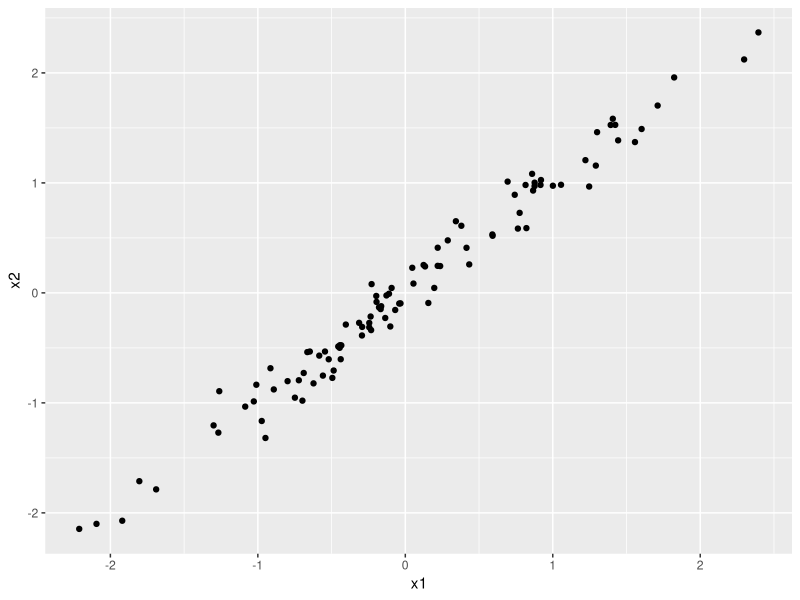
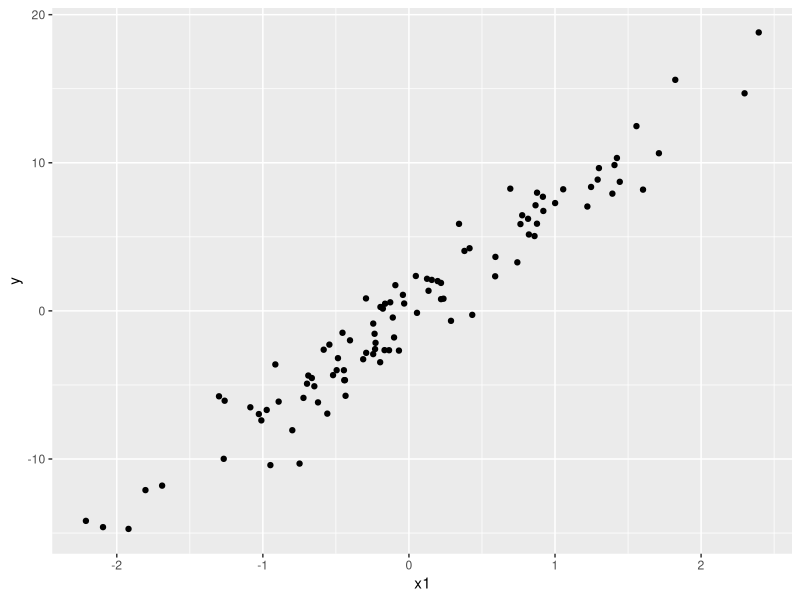
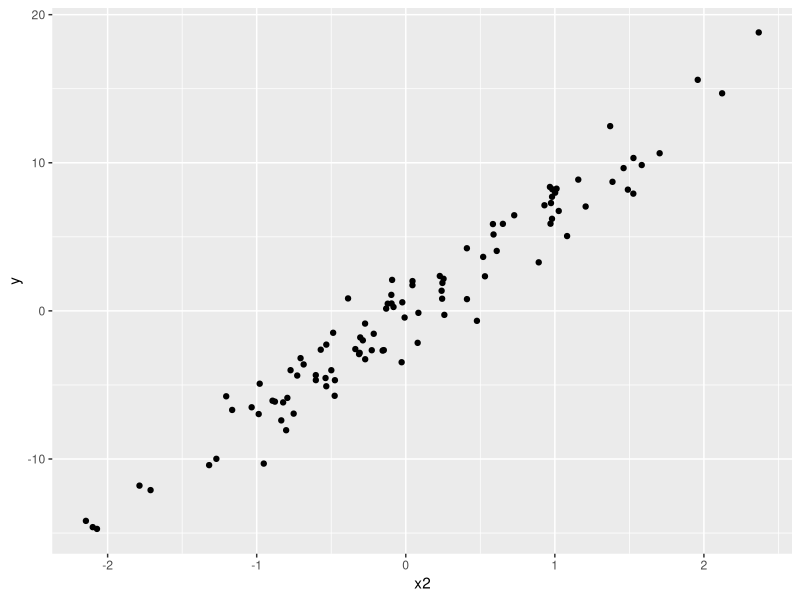
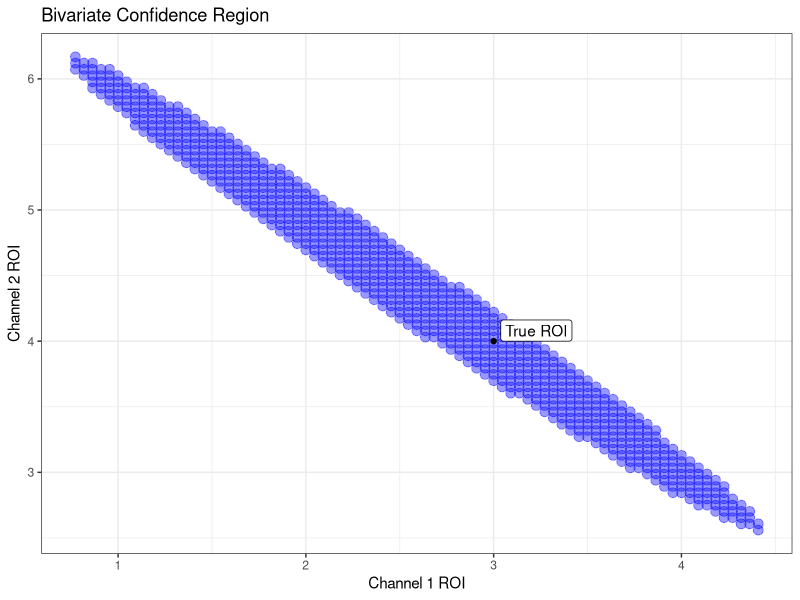
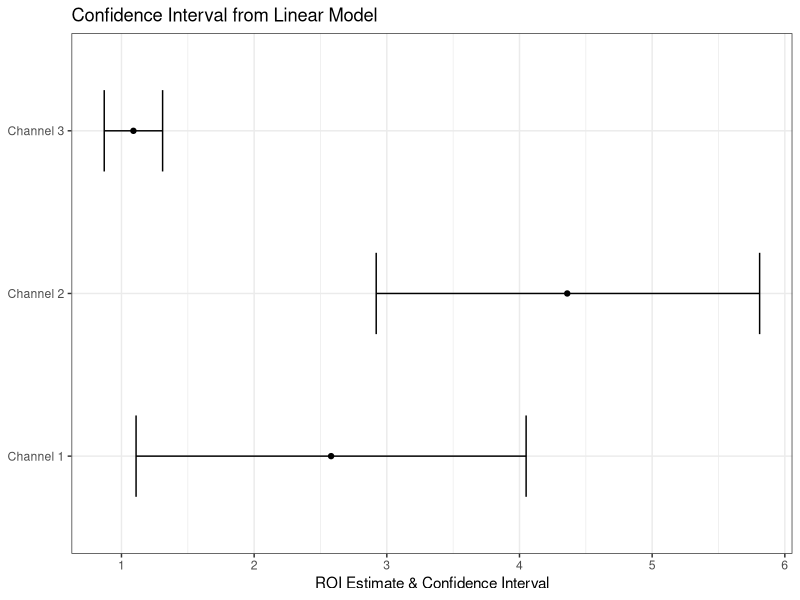
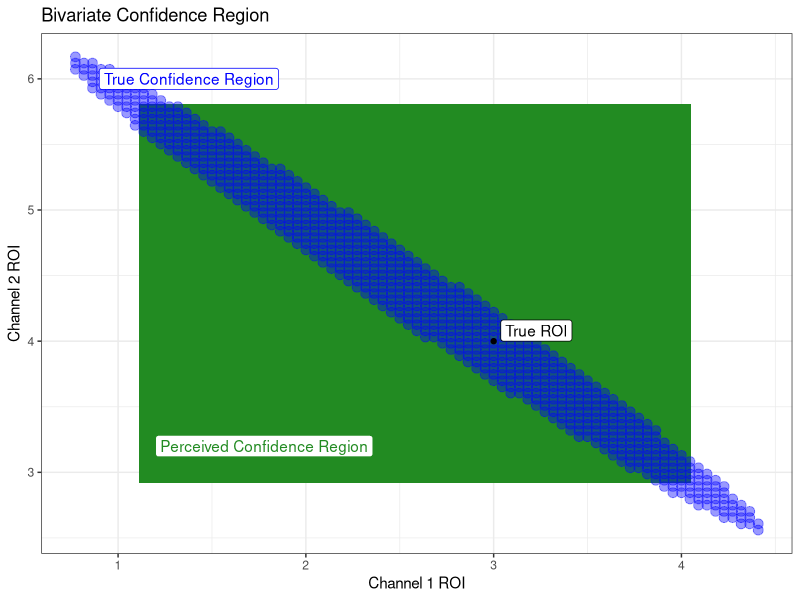

These figures' R source, in order:
library(tidyverse)
library(MASS)

set.seed(5)
data = MASS::mvrnorm(100, mu=c(0, 0), 
                     Sigma=matrix(c(1, .99, .99, 1), nrow=2, byrow=T)) %>%
  as_tibble %>% setNames(c("x1", "x2")) %>%
  mutate(x3 = rnorm(100, 0, 1),
    y=3*x1+4*x2 + x3+rnorm(100, sd=1))


ggplot(data, aes(x=x1, y=x2))+geom_point()
ggplot(data, aes(x=x1, y=y))+geom_point()
ggplot(data, aes(x=x2, y=y))+geom_point()

model = lm(y~x1+x2+x3, data= data)
summary(model)
confint(model)

library(car)

tests = expand.grid(x1=seq(0.5, 5, length.out=100), x2=seq(1.8, 6.5, length.out=100))
test_res = tests %>% rowwise %>%
  mutate(hypothesis = list(linearHypothesis(model, c(glue::glue("x1={x1}"), glue::glue("x2={x2}")))))

data = test_res %>% rowwise %>% mutate(p_val = hypothesis$`Pr(>F)`[2]) %>%
  ungroup() %>%
  mutate(sig=p_val<.05) %>%
  filter(!sig)

ggplot(data,aes(x=x1, y=x2))+
  geom_point(color="blue", alpha=.4, size=3)+
  geom_point(data=tibble(x1=3, x2=4))+
  geom_label(data=tibble(x1=3, x2=4), aes(label="True ROI"),
            vjust=0, hjust=-.1)+
  scale_x_continuous("Channel 1 ROI")+
  scale_y_continuous("Channel 2 ROI")+
  theme_bw()+
  ggtitle("Bivariate Confidence Region")+
  guides(color="none")

lm_int = tibble(var = c("Channel 1", "Channel 2", "Channel 3"),
                lower = c(1.11, 2.92, .87),
                point=c(2.58, 4.36, 1.09),
                upper=c(4.05, 5.81, 1.31))

ggplot(lm_int, aes(y=var, x=point))+
  geom_point()+
  geom_errorbar(aes(xmin=lower, xmax=upper), width= .5)+
  scale_y_discrete(NULL)+
  scale_x_continuous("ROI Estimate & Confidence Interval")+
  ggtitle("Confidence Interval from Linear Model")+
  theme_bw()


ggplot(data, aes(x=x1, y=x2))+
  geom_rect(xmin = lm_int$lower[1], xmax=lm_int$upper[1],
            ymin = lm_int$lower[2], ymax=lm_int$upper[2],
            fill="forestgreen")+
  geom_point(color="blue", alpha=.4, size=3)+
  geom_point(data=tibble(x1=3, x2=4))+
  geom_label(data=tibble(x1=3, x2=4), aes(label="True ROI"),
             vjust=0, hjust=-.1)+
  annotate("label", x=1.2,y=3.2, label="Perceived Confidence Region", hjust=0,
           color="forestgreen")+
  annotate("label", x=.9,y=6, label="True Confidence Region", hjust=0,
           color="blue")+
  scale_x_continuous("Channel 1 ROI")+
  scale_y_continuous("Channel 2 ROI")+
  theme_bw()+
  ggtitle("Bivariate Confidence Region")+
  guides(color="none")
